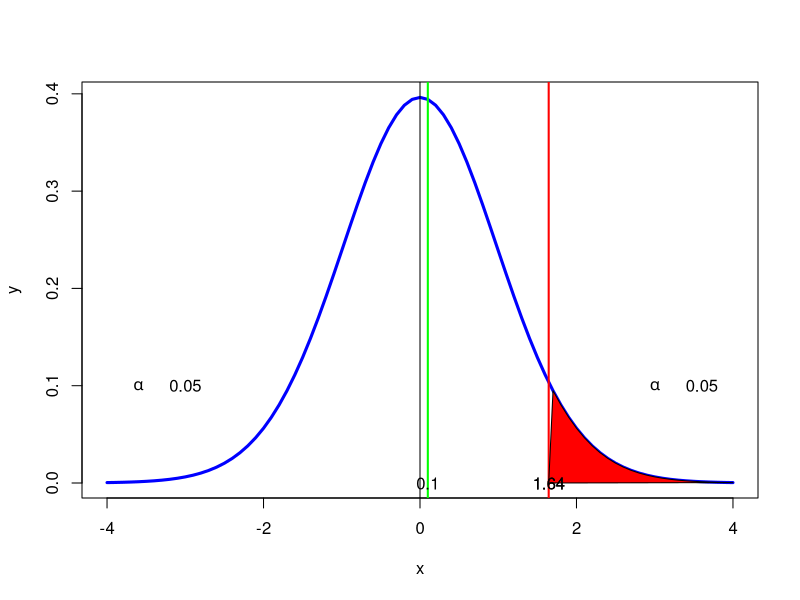

The R source for this figure:
#page no : 433-434
x1=3
x2=2.9
psd1=0.33
psd2=0.36
n=20
mdiff=x1-x2
sd=sqrt((psd1^2/n)+(psd2^2/n))
t_stat=(mdiff/sd)
print(paste("t stat= ",round(t_stat,1)))
alpha=.05
df=n+n-2
t_critical=qnorm(1-alpha)
if(t_stat>t_critical)
{
   print("Reject H0")
}else
{
  print("Accept H0")
}
dfs <- n+n-2
x <- seq(-4,4,0.1)
y <- dt(x,dfs)
plot(x,y,type='l',lwd=3,col='blue',xlab='x')
abline(v=0)
abline(v=t_critical,lwd=2,col='red')
abline(v=mdiff,lwd=2,col='green')
polygon(c(x[x>=abs(t_critical)],abs(t_critical) ),c(y[x>=abs(t_critical)],0),col="red")
text(t_critical,0,round(t_critical,2))
text(mdiff,0,round(mdiff,2))
text(abs(t_critical),0,round(abs(t_critical),2))
text(3.0,0.1,expression(alpha))
text(3.6,0.1,alpha)
text(-3.6,0.1,expression(alpha))
text(-3.0,0.1,alpha)
